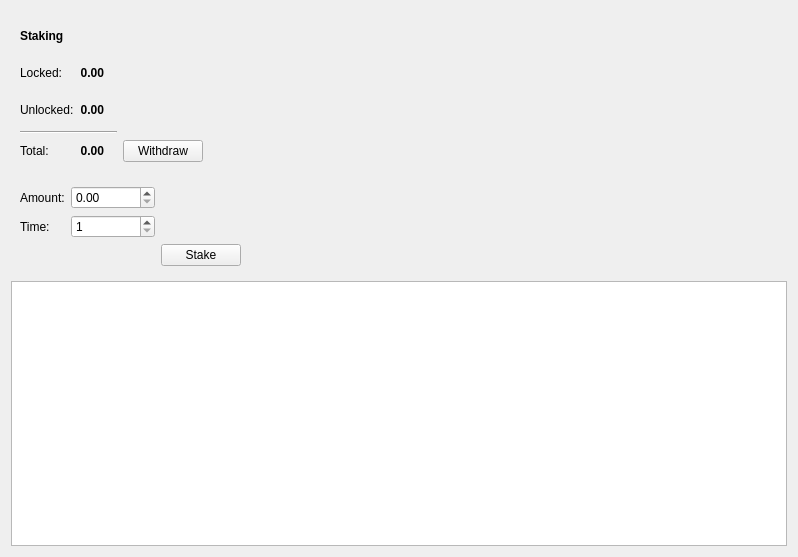
<?xml version="1.0" encoding="UTF-8"?>
<ui version="4.0">
 <class>DepositsFrame</class>
 <widget class="QFrame" name="DepositsFrame">
  <property name="geometry">
   <rect>
    <x>0</x>
    <y>0</y>
    <width>798</width>
    <height>557</height>
   </rect>
  </property>
  <property name="windowTitle">
   <string>Frame</string>
  </property>
  <property name="frameShape">
   <enum>QFrame::NoFrame</enum>
  </property>
  <property name="frameShadow">
   <enum>QFrame::Raised</enum>
  </property>
  <layout class="QVBoxLayout" name="verticalLayout">
   <item>
    <widget class="QFrame" name="m_overviewWalletFrame">
     <property name="minimumSize">
      <size>
       <width>0</width>
       <height>160</height>
      </size>
     </property>
     <property name="maximumSize">
      <size>
       <width>16777215</width>
       <height>160</height>
      </size>
     </property>
     <property name="frameShape">
      <enum>QFrame::NoFrame</enum>
     </property>
     <property name="frameShadow">
      <enum>QFrame::Raised</enum>
     </property>
     <layout class="QGridLayout" name="gridLayout_2">
      <item row="0" column="0">
       <widget class="QLabel" name="label_7">
        <property name="font">
         <font>
          <weight>75</weight>
          <bold>true</bold>
         </font>
        </property>
        <property name="text">
         <string>Staking</string>
        </property>
       </widget>
      </item>
      <item row="1" column="0">
       <widget class="QLabel" name="label_8">
        <property name="text">
         <string>Locked:</string>
        </property>
       </widget>
      </item>
      <item row="1" column="1" colspan="2">
       <widget class="QLabel" name="m_lockedDepositLabel">
        <property name="font">
         <font>
          <weight>75</weight>
          <bold>true</bold>
         </font>
        </property>
        <property name="text">
         <string notr="true">0.00</string>
        </property>
        <property name="alignment">
         <set>Qt::AlignRight|Qt::AlignTrailing|Qt::AlignVCenter</set>
        </property>
       </widget>
      </item>
      <item row="1" column="3">
       <widget class="QLabel" name="m_tickerLabel1">
        <property name="text">
         <string notr="true"/>
        </property>
       </widget>
      </item>
      <item row="2" column="0">
       <widget class="QLabel" name="label_9">
        <property name="text">
         <string>Unlocked:</string>
        </property>
       </widget>
      </item>
      <item row="2" column="1" colspan="2">
       <widget class="QLabel" name="m_unlockedDepositLabel">
        <property name="font">
         <font>
          <weight>75</weight>
          <bold>true</bold>
         </font>
        </property>
        <property name="text">
         <string notr="true">0.00</string>
        </property>
        <property name="alignment">
         <set>Qt::AlignRight|Qt::AlignTrailing|Qt::AlignVCenter</set>
        </property>
       </widget>
      </item>
      <item row="2" column="3">
       <widget class="QLabel" name="m_tickerLabel2">
        <property name="text">
         <string notr="true"/>
        </property>
       </widget>
      </item>
      <item row="4" column="0">
       <widget class="QLabel" name="label_10">
        <property name="text">
         <string>Total:</string>
        </property>
       </widget>
      </item>
      <item row="4" column="1" colspan="2">
       <widget class="QLabel" name="m_totalDepositLabel">
        <property name="font">
         <font>
          <weight>75</weight>
          <bold>true</bold>
         </font>
        </property>
        <property name="text">
         <string notr="true">0.00</string>
        </property>
        <property name="alignment">
         <set>Qt::AlignRight|Qt::AlignTrailing|Qt::AlignVCenter</set>
        </property>
       </widget>
      </item>
      <item row="4" column="3">
       <widget class="QLabel" name="m_tickerLabel3">
        <property name="text">
         <string notr="true"/>
        </property>
       </widget>
      </item>
      <item row="0" column="5">
       <spacer name="horizontalSpacer_2">
        <property name="orientation">
         <enum>Qt::Horizontal</enum>
        </property>
        <property name="sizeHint" stdset="0">
         <size>
          <width>40</width>
          <height>20</height>
         </size>
        </property>
       </spacer>
      </item>
      <item row="4" column="4">
       <widget class="QPushButton" name="m_withdrawButton">
        <property name="text">
         <string>Withdraw</string>
        </property>
       </widget>
      </item>
      <item row="3" column="0" colspan="4">
       <widget class="Line" name="line_2">
        <property name="orientation">
         <enum>Qt::Horizontal</enum>
        </property>
       </widget>
      </item>
     </layout>
    </widget>
   </item>
   <item>
    <widget class="QFrame" name="m_addDepositFrame">
     <property name="frameShape">
      <enum>QFrame::NoFrame</enum>
     </property>
     <property name="frameShadow">
      <enum>QFrame::Raised</enum>
     </property>
     <layout class="QGridLayout" name="gridLayout">
      <item row="0" column="1">
       <widget class="QDoubleSpinBox" name="m_amountSpin">
        <property name="maximum">
         <double>1000000000.000000000000000</double>
        </property>
       </widget>
      </item>
      <item row="1" column="2">
       <widget class="QLabel" name="m_nativeTimeLabel">
        <property name="text">
         <string/>
        </property>
       </widget>
      </item>
      <item row="1" column="1">
       <widget class="QSpinBox" name="m_timeSpin">
        <property name="minimum">
         <number>1</number>
        </property>
        <property name="maximum">
         <number>999999999</number>
        </property>
       </widget>
      </item>
      <item row="1" column="0">
       <widget class="QLabel" name="label_2">
        <property name="text">
         <string>Time:</string>
        </property>
       </widget>
      </item>
      <item row="0" column="0">
       <widget class="QLabel" name="label">
        <property name="text">
         <string>Amount:</string>
        </property>
       </widget>
      </item>
      <item row="0" column="2">
       <widget class="QLabel" name="m_interestLabel">
        <property name="text">
         <string/>
        </property>
       </widget>
      </item>
      <item row="0" column="3">
       <spacer name="horizontalSpacer">
        <property name="orientation">
         <enum>Qt::Horizontal</enum>
        </property>
        <property name="sizeHint" stdset="0">
         <size>
          <width>534</width>
          <height>20</height>
         </size>
        </property>
       </spacer>
      </item>
      <item row="2" column="2" alignment="Qt::AlignLeft">
       <widget class="QPushButton" name="m_depositButton">
        <property name="text">
         <string>Stake</string>
        </property>
       </widget>
      </item>
     </layout>
    </widget>
   </item>
   <item>
    <widget class="QTreeView" name="m_depositView"/>
   </item>
  </layout>
 </widget>
 <resources/>
 <connections>
  <connection>
   <sender>m_depositButton</sender>
   <signal>clicked()</signal>
   <receiver>DepositsFrame</receiver>
   <slot>depositClicked()</slot>
   <hints>
    <hint type="sourcelabel">
     <x>274</x>
     <y>76</y>
    </hint>
    <hint type="destinationlabel">
     <x>398</x>
     <y>278</y>
    </hint>
   </hints>
  </connection>
  <connection>
   <sender>m_withdrawButton</sender>
   <signal>clicked()</signal>
   <receiver>DepositsFrame</receiver>
   <slot>withdrawClicked()</slot>
   <hints>
    <hint type="sourcelabel">
     <x>196</x>
     <y>151</y>
    </hint>
    <hint type="destinationlabel">
     <x>398</x>
     <y>278</y>
    </hint>
   </hints>
  </connection>
  <connection>
   <sender>m_depositView</sender>
   <signal>doubleClicked(QModelIndex)</signal>
   <receiver>DepositsFrame</receiver>
   <slot>showDepositDetails(QModelIndex)</slot>
   <hints>
    <hint type="sourcelabel">
     <x>398</x>
     <y>403</y>
    </hint>
    <hint type="destinationlabel">
     <x>398</x>
     <y>278</y>
    </hint>
   </hints>
  </connection>
  <connection>
   <sender>m_timeSpin</sender>
   <signal>valueChanged(int)</signal>
   <receiver>DepositsFrame</receiver>
   <slot>timeChanged(int)</slot>
   <hints>
    <hint type="sourcelabel">
     <x>151</x>
     <y>230</y>
    </hint>
    <hint type="destinationlabel">
     <x>398</x>
     <y>278</y>
    </hint>
   </hints>
  </connection>
  <connection>
   <sender>m_amountSpin</sender>
   <signal>valueChanged(double)</signal>
   <receiver>DepositsFrame</receiver>
   <slot>depositParamsChanged()</slot>
   <hints>
    <hint type="sourcelabel">
     <x>147</x>
     <y>211</y>
    </hint>
    <hint type="destinationlabel">
     <x>398</x>
     <y>278</y>
    </hint>
   </hints>
  </connection>
  <connection>
   <sender>m_timeSpin</sender>
   <signal>valueChanged(int)</signal>
   <receiver>DepositsFrame</receiver>
   <slot>depositParamsChanged()</slot>
   <hints>
    <hint type="sourcelabel">
     <x>147</x>
     <y>249</y>
    </hint>
    <hint type="destinationlabel">
     <x>398</x>
     <y>278</y>
    </hint>
   </hints>
  </connection>
 </connections>
 <slots>
  <slot>depositClicked()</slot>
  <slot>withdrawClicked()</slot>
  <slot>showDepositDetails(QModelIndex)</slot>
  <slot>timeChanged(int)</slot>
  <slot>depositParamsChanged()</slot>
 </slots>
</ui>
